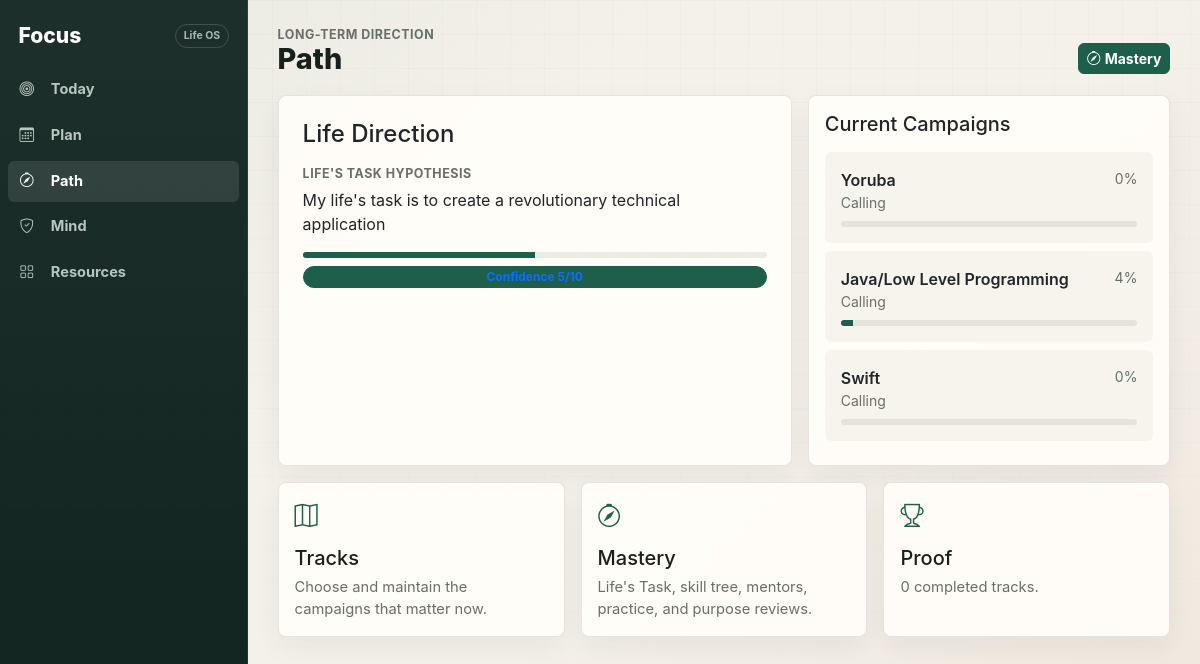
The app's page /path with its own data.
### models.py (models this page shows)
class LifeTaskProfile(db.Model):
    __tablename__ = "life_task_profiles"
    id = db.Column(db.String(36), primary_key=True, default=new_uuid)
    primal_inclinations = db.Column(db.Text, default="")
    admired_models = db.Column(db.Text, default="")
    false_paths = db.Column(db.Text, default="")
    current_hypothesis = db.Column(db.Text, default="")
    confidence = db.Column(db.Integer, default=5)
    last_reviewed_at = db.Column(db.DateTime, default=datetime.utcnow)
    created_at = db.Column(db.DateTime, default=datetime.utcnow)

class Track(db.Model):
    __tablename__ = "tracks"
    id = db.Column(db.String(36), primary_key=True, default=new_uuid)
    title = db.Column(db.String(200), nullable=False)
    status = db.Column(db.String(20), default="library")  # library, current, completed
    level = db.Column(db.Integer, default=1)
    mastery_phase = db.Column(db.String(40), default="calling")
    life_task_link = db.Column(db.Text, default="")
    calendar_block_id = db.Column(db.String(36), db.ForeignKey("calendar_blocks.id"), nullable=True)
    completed_at = db.Column(db.DateTime, nullable=True)
    created_at = db.Column(db.DateTime, default=datetime.utcnow)
    checkpoints = db.relationship("Checkpoint", backref="track", lazy=True, cascade="all, delete-orphan")
    goals = db.relationship("Goal", backref="track", lazy=True)
    skill_nodes = db.relationship("SkillNode", backref="track", lazy=True, cascade="all, delete-orphan")
    practice_sessions = db.relationship("PracticeSession", backref="track", lazy=True, cascade="all, delete-orphan")
    mentors = db.relationship("Mentor", backref="track", lazy=True, cascade="all, delete-orphan")
    purpose_reviews = db.relationship("PurposeReview", backref="track", lazy=True, cascade="all, delete-orphan")
    stakeholders = db.relationship("Stakeholder", backref="track", lazy=True, cascade="all, delete-orphan")
    calendar_block = db.relationship("CalendarBlock", backref="tracks")
    @property
    def completion_pct(self):
        if not self.checkpoints:
            return 0
        done = sum(1 for c in self.checkpoints if c.completed)
        return round((done / len(self.checkpoints)) * 100)

class Checkpoint(db.Model):
    __tablename__ = "checkpoints"
    id = db.Column(db.String(36), primary_key=True, default=new_uuid)
    track_id = db.Column(db.String(36), db.ForeignKey("tracks.id"), nullable=False)
    title = db.Column(db.String(200), nullable=False)
    description = db.Column(db.Text, default="")
    checkpoint_type = db.Column(db.String(40), default="fundamental_drill")
    target_date = db.Column(db.Date, nullable=True)
    completed = db.Column(db.Boolean, default=False)
    is_goal = db.Column(db.Boolean, default=False)  # True when equipped as a goal
    created_at = db.Column(db.DateTime, default=datetime.utcnow)

### app.py (the view)
@app.route("/path")
def path_index():
    life_task = LifeTaskProfile.query.order_by(LifeTaskProfile.created_at.desc()).first()
    current_tracks = Track.query.filter_by(status="current").order_by(Track.created_at).all()
    recent_practice = PracticeSession.query.order_by(PracticeSession.recorded_at.desc()).limit(4).all()
    mentors = Mentor.query.order_by(Mentor.created_at.desc()).limit(4).all()
    total_completed = Track.query.filter_by(status="completed").count()
    return render_template("hubs/path.html",
        life_task=life_task,
        current_tracks=current_tracks,
        recent_practice=recent_practice,
        mentors=mentors,
        total_completed=total_completed
    )

### templates/hubs/path.html (shortened to what this page needs)
{% extends "base.html" %}
{% block content %}
<div class="focus-page-title">
  <div>
    <div class="focus-kicker">Long-term direction</div>
    <h2 class="focus-display mb-0">Path</h2>
  </div>
  <a href="{{ url_for('mastery_index') }}" class="btn btn-sm btn-primary">
    <i class="bi bi-compass me-1"></i>Mastery
  </a>
</div>
<div class="row g-3">
  <div class="col-12 col-xl-7">
    <div class="card p-4 h-100">
      <h4 class="mb-3">Life Direction</h4>
      {% if life_task and life_task.current_hypothesis %}
        <div class="focus-kicker mb-1">Life's Task hypothesis</div>
        <p>{{ life_task.current_hypothesis }}</p>
        <div class="progress mb-2" style="height:6px;">
          <div class="progress-bar" style="width:{{ life_task.confidence * 10 }}%"></div>
        </div>
        <span class="badge bg-primary bg-opacity-10 text-primary border">Confidence {{ life_task.confidence }}/10</span>
      {% else %}
        <p class="text-muted">Create a Life's Task profile to anchor the path.</p>
      {% endif %}
    </div>
  </div>
  <div class="col-12 col-xl-5">
    <div class="card p-3 h-100">
      <h5 class="mb-3">Current Campaigns</h5>
      {% if current_tracks %}
        {% for track in current_tracks %}
          <a href="{{ url_for('track_detail', id=track.id) }}" class="text-decoration-none">
            <div class="p-3 rounded bg-light mb-2">
              <div class="d-flex justify-content-between gap-2 text-dark">
                <span class="fw-semibold">{{ track.title }}</span>
                <span class="small text-muted">{{ track.completion_pct }}%</span>
              </div>
              <div class="text-muted small mb-2">{{ track.mastery_phase.replace('_', ' ').title() }}</div>
              <div class="progress" style="height:6px;"><div class="progress-bar" style="width:{{ track.completion_pct }}%"></div></div>
            </div>
          </a>
        {% endfor %}
      {% else %}
        <p class="text-muted mb-0">No active tracks. Promote a track when you are ready.</p>
      {% endif %}
    </div>
  </div>
  <div class="col-12 col-xl-4">
    <a href="{{ url_for('tracks_index') }}" class="hub-card card p-3 text-decoration-none h-100">
      <i class="bi bi-map"></i>
      <h5>Tracks</h5>
      <p>Choose and maintain the campaigns that matter now.</p>
    </a>
  </div>
  <div class="col-12 col-xl-4">
    <a href="{{ url_for('mastery_index') }}" class="hub-card card p-3 text-decoration-none h-100">
      <i class="bi bi-compass"></i>
      <h5>Mastery</h5>
      <p>Life's Task, skill tree, mentors, practice, and purpose reviews.</p>
    </a>
  </div>
  <div class="col-12 col-xl-4">
    <a href="{{ url_for('progress_index') }}" class="hub-card card p-3 text-decoration-none h-100">
      <i class="bi bi-trophy"></i>
      <h5>Proof</h5>
      <p>{{ total_completed }} completed track{{ total_completed != 1 and 's' or '' }}.</p>
    </a>
  </div>
</div>
{% endblock %}

### static/focus.css (style rules this page uses)
:root { --bg: #f4f1ea; --surface: #fffdf8; --ink: #18201d; --muted: #66706a; --line: rgba(24, 32, 29, .11); --brand: #1d5f4a; --brand-2: #255f8f; --accent: #b56b37; --danger: #9d3f3f; --rail: #10231e; --shadow: 0 18px 44px rgba(23, 36, 31, .08); --shadow-soft: 0 10px 28px rgba(23, 36, 31, .06); --radius: 8px; --radius-sm: 6px; --desktop-rail: 248px; --mobile-nav-h: 68px; --font: Inter, ui-sans-serif, system-ui, -apple-system, BlinkMacSystemFont, "Segoe UI", sans-serif; }
*, *::before, *::after { box-sizing: border-box; }
html { min-height: 100%; }
body { min-height: 100vh; margin: 0; color: var(--ink); background: linear-gradient(135deg, rgba(29, 95, 74, .06), transparent 34%), linear-gradient(315deg, rgba(181, 107, 55, .07), transparent 42%), var(--bg); font-family: var(--font); overflow-x: hidden; -webkit-text-size-adjust: 100%; }
body::before { content: ""; position: fixed; inset: 0; pointer-events: none; background-image: linear-gradient(rgba(24, 32, 29, .028) 1px, transparent 1px), linear-gradient(90deg, rgba(24, 32, 29, .025) 1px, transparent 1px); background-size: 34px 34px; mask-image: linear-gradient(to bottom, rgba(0,0,0,.8), rgba(0,0,0,.08)); }
a { color: var(--brand); }
h1, h2, h3, h4, h5, h6 { letter-spacing: 0; }
.card { border: 1px solid var(--line); border-radius: var(--radius); background: rgba(255, 253, 248, .94); box-shadow: var(--shadow-soft); }
.bg-light { background-color: rgba(244, 241, 234, .72) !important; }
.text-muted { color: var(--muted) !important; }
.btn { border-radius: var(--radius-sm); font-weight: 650; letter-spacing: 0; }
.btn-primary, .bg-primary, .progress-bar { background-color: var(--brand) !important; border-color: var(--brand) !important; }
.progress { background: rgba(24, 32, 29, .08); border-radius: 999px; }
.badge { border-radius: 999px; font-weight: 650; }
.focus-page-title { display: flex; align-items: end; justify-content: space-between; gap: 1rem; margin-bottom: 1.35rem; }
.focus-kicker { color: var(--muted); font-size: .78rem; font-weight: 700; letter-spacing: .04em; text-transform: uppercase; }
.focus-display { font-size: clamp(1.6rem, 2.4vw, 2.7rem); font-weight: 780; line-height: 1.02; }
.hub-card { color: var(--ink); }
.hub-card i { color: var(--brand); font-size: 1.45rem; margin-bottom: .75rem; }
.hub-card h5 { margin-bottom: .35rem; }
.hub-card p { color: var(--muted); margin-bottom: 0; font-size: .92rem; }
@media (min-width: 1200px) { body { height: 100vh; overflow: hidden; } }
@media (prefers-reduced-motion: no-preference) { .card, .btn, .nav-link, .form-control, .form-select { transition: background-color .16s ease, border-color .16s ease, box-shadow .16s ease, transform .16s ease, color .16s ease; } }

### records on screen
LifeTaskProfile: current_hypothesis "My life's task is to create a revolutionary technical application", confidence "5"
Track: title "Yoruba", completion_pct "0", mastery_phase.replace "Calling"
Track: title "Java/Low Level Programming", completion_pct "4", mastery_phase.replace "Calling"
Track: title "Swift", completion_pct "0", mastery_phase.replace "Calling"

### other values on screen
{{ total_completed }} "0"
{{ total_completed != 1 and 's' or '' }} "s"
